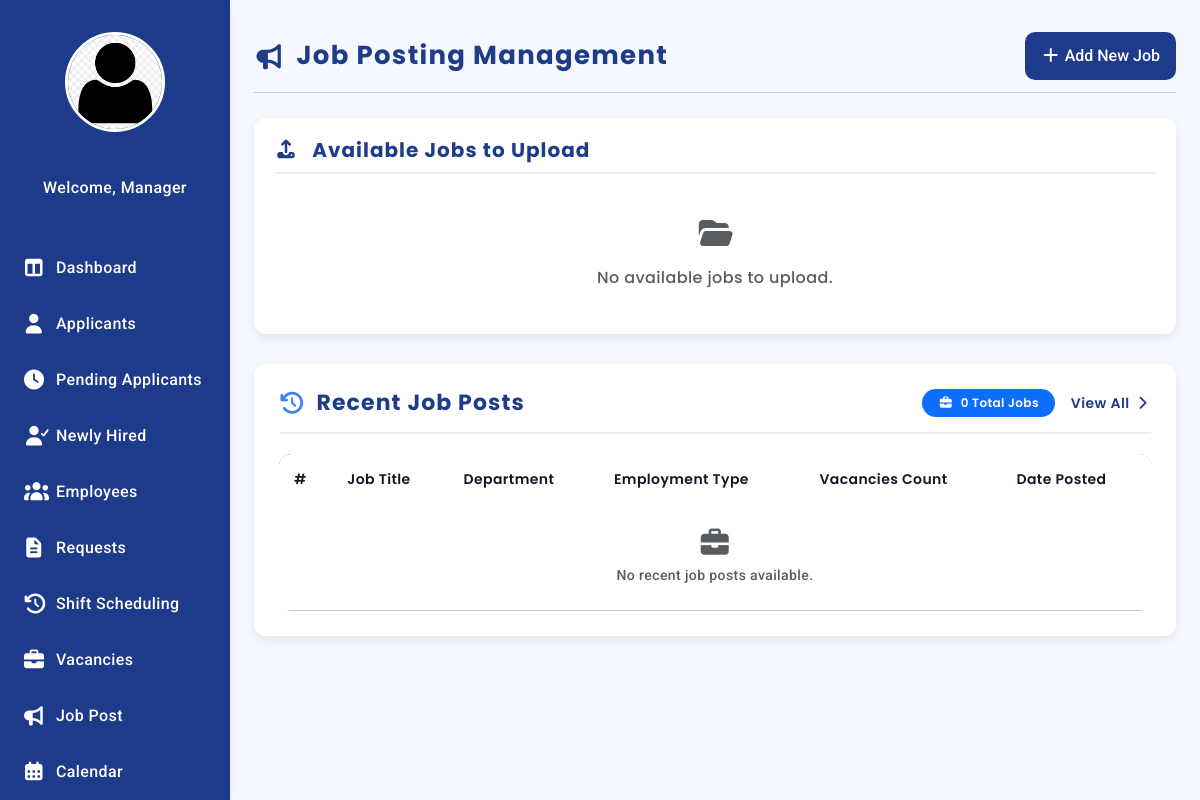
The app's page /Manager-JobPosting.php, older data.
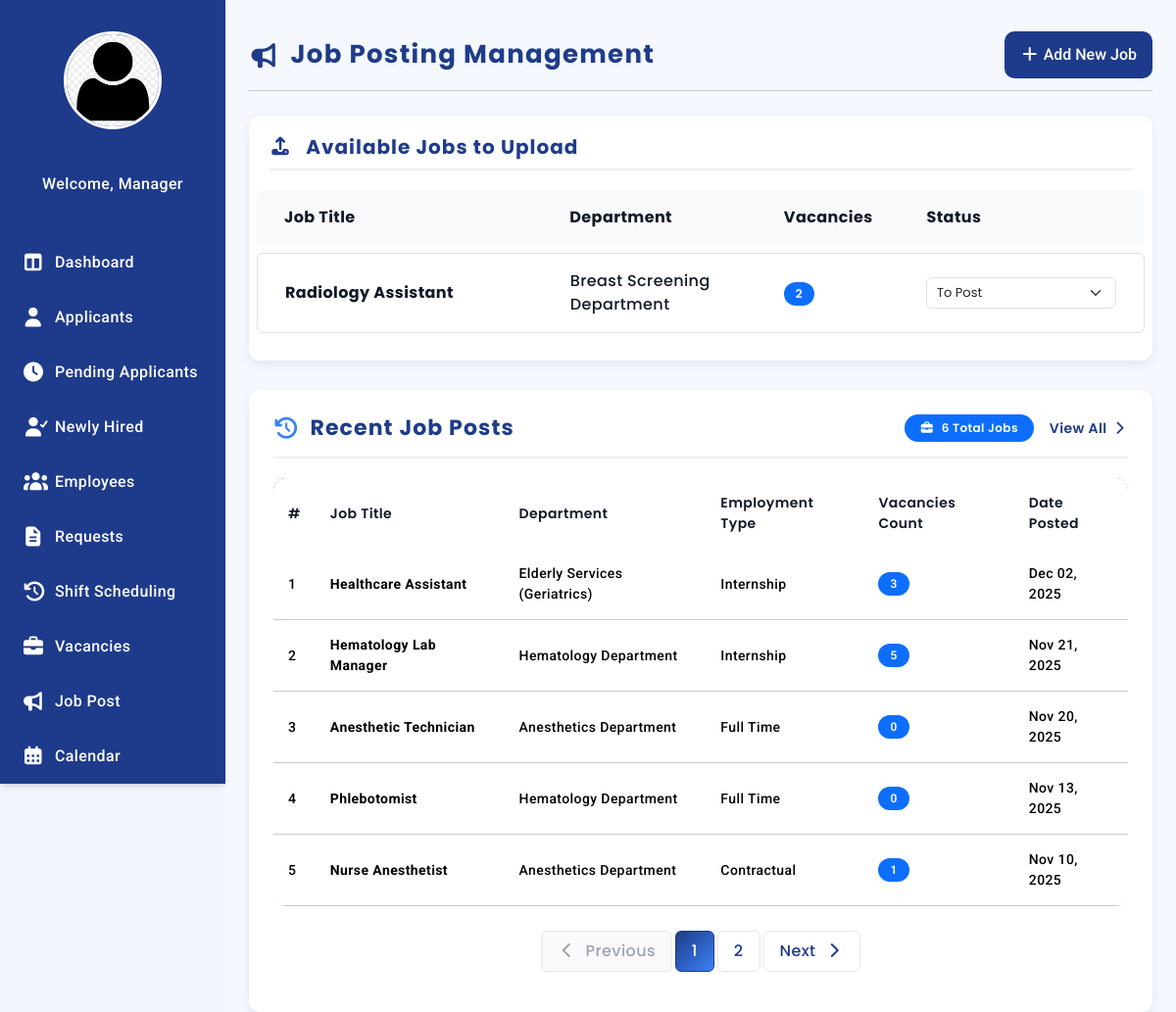
The same page, newer data.
### tables this page shows
CREATE TABLE `vacancies` (
  `id` int(11) NOT NULL,
  `department_id` int(11) NOT NULL,
  `position_id` int(11) NOT NULL,
  `employment_type_id` int(11) NOT NULL,
  `vacancy_count` int(11) NOT NULL,
  `status` varchar(255) NOT NULL DEFAULT 'To Post',
  `posted_by` varchar(255) NOT NULL,
  `created_at` timestamp NOT NULL DEFAULT current_timestamp()
);

CREATE TABLE `position` (
  `positionID` int(11) NOT NULL,
  `departmentID` int(11) NOT NULL,
  `emtypeID` int(11) DEFAULT NULL,
  `position_title` varchar(150) NOT NULL
);

CREATE TABLE `department` (
  `deptID` int(11) NOT NULL,
  `deptName` varchar(100) NOT NULL
);

CREATE TABLE `job_posting` (
  `jobID` int(11) NOT NULL,
  `job_title` varchar(150) NOT NULL,
  `job_description` text NOT NULL,
  `department` int(11) NOT NULL,
  `qualification` varchar(255) DEFAULT NULL,
  `educational_level` varchar(100) DEFAULT NULL,
  `skills` text DEFAULT NULL,
  `expected_salary` varchar(50) DEFAULT NULL,
  `experience_years` int(11) DEFAULT NULL,
  `employment_type` int(11) DEFAULT NULL,
  `location` varchar(100) DEFAULT NULL,
  `vacancies` int(11) DEFAULT NULL,
  `date_posted` date DEFAULT NULL,
  `closing_date` date DEFAULT NULL
);

CREATE TABLE `employment_type` (
  `emtypeID` int(11) NOT NULL,
  `typeName` varchar(50) NOT NULL
);

### Manager-JobPosting.php (the view, shortened to what the rows shown need)
<?php
require 'admin/db.connect.php';
$vacancies = [];
$vacQuery = "
SELECT v.id, d.deptName, p.position_title, et.typeName AS employment_type, v.vacancy_count, v.status
FROM vacancies v
JOIN department d ON v.department_id=d.deptID
JOIN position p ON v.position_id=p.positionID
JOIN employment_type et ON v.employment_type_id=et.emtypeID
WHERE v.status='To Post'
ORDER BY v.created_at DESC
";
$result = $conn->query($vacQuery);
if ($result && $result->num_rows > 0) {
    while ($row = $result->fetch_assoc())
        $vacancies[] = $row;
}
$limit = 5;
$page = isset($_GET['page']) ? (int) $_GET['page'] : 1;
$start = ($page - 1) * $limit;
$recentQuery = "
SELECT
    j.jobID,
    j.job_title,
    j.vacancies,
    j.date_posted,
    j.closing_date,
    d.deptName,
    et.typeName AS employment_type,
    (
        SELECT COUNT(*)
        FROM applications a
        WHERE a.jobID = j.jobID
        AND a.status = 'Hired'
    ) AS hired_count
FROM job_posting j
JOIN department d ON j.department=d.deptID
JOIN employment_type et ON j.employment_type=et.emtypeID
ORDER BY j.date_posted DESC
LIMIT $start, $limit
";
$res = $conn->query($recentQuery);
$recentJobs = [];
if ($res && $res->num_rows > 0) {
    while ($row = $res->fetch_assoc()) {
        $row['remaining_vacancies'] = $row['vacancies'] - $row['hired_count'];
        $recentJobs[] = $row;
    }
}
?>
<!DOCTYPE html>
<html lang="en">
<head>
    <link href="https://cdn.jsdelivr.net/npm/bootstrap@5.3.3/dist/css/bootstrap.min.css" rel="stylesheet">
    <link href="https://cdn.jsdelivr.net/npm/bootstrap-icons@1.11.1/font/bootstrap-icons.css" rel="stylesheet">
    <link rel="stylesheet" href="https://cdnjs.cloudflare.com/ajax/libs/font-awesome/7.0.1/css/all.min.css">
    <link rel="stylesheet" href="manager-sidebar.css">
</head>
<body>
    <main class="job-postings-container">
        <div class="main-content-header">
            <h2><i class="fa-solid fa-bullhorn"></i> Job Posting Management</h2>
        </div>
        <div class="available-jobs">
            <?php if (!empty($vacancies)): ?>
                <?php foreach ($vacancies as $job): ?>
                    <div class="row align-items-center p-3 rounded mb-2 border">
                        <div class="col-4">
                            <strong><?= htmlspecialchars($job['position_title']); ?></strong>
                        </div>
                        <div class="col-3"><?= htmlspecialchars($job['deptName']); ?></div>
                        <div class="col-2">
                            <span class="badge bg-primary"><?= htmlspecialchars($job['vacancy_count']); ?></span>
                        </div>
                        <div class="col-3">
                            <select class="form-select status-dropdown" data-id="<?= (int) $job['id']; ?>">
                                <option value="To Post" <?= ($job['status'] == 'To Post') ? 'selected' : ''; ?>>To Post</option>
                            </select>
                        </div>
                    </div>
                <?php endforeach; endif; ?>
        </div>
        <div class="dashboard-section">
            <div class="section-header">
                <h2 class="section-title">
                    <i class="fa-solid fa-clock-rotate-left"></i> Recent Job Posts
                </h2>
            </div>
            <div class="table-container">
                <table class="table table-hover mb-0">
                    <thead>
                        <tr>
                            <th>#</th>
                            <th>Job Title</th>
                            <th>Department</th>
                            <th>Employment Type</th>
                            <th>Vacancies Count</th>
                            <th>Date Posted</th>
                        </tr>
                    </thead>
                    <tbody>
                        <?php if (!empty($recentJobs)): ?>
                            <?php
                            $startNumber = ($page - 1) * $limit + 1;
                            foreach ($recentJobs as $index => $job):
                            ?>
                                <tr>
                                    <td><?= $startNumber + $index ?></td>
                                    <td><strong><?= htmlspecialchars($job['job_title']); ?></strong></td>
                                    <td><?= htmlspecialchars($job['deptName']); ?></td>
                                    <td><?= htmlspecialchars($job['employment_type']); ?></td>
                                    <td>
                                        <span class="badge bg-primary">
                                            <?= $job['remaining_vacancies']; ?>
                                        </span>
                                    </td>
                                    <td><?= date('M d, Y', strtotime($job['date_posted'])); ?></td>
                                </tr>
                            <?php endforeach; ?>
                        <?php endif; ?>
                    </tbody>
                </table>
            </div>
        </div>
    </main>
</body>
</html>

Row changes from the older to the newer data that the page shows:
added vacancies: position.position_title "Radiology Assistant", department.deptName "Breast Screening Department", vacancy_count "2", status+id "To Post"
added job_posting: index "1", job_title "Healthcare Assistant", department.deptName "Elderly Services (Geriatrics)", employment_type.typeName "Internship", vacancies "3", date_posted "Dec 02, 2025"
added job_posting: index "2", job_title "Hematology Lab Manager", department.deptName "Hematology Department", employment_type.typeName "Internship", vacancies "5", date_posted "Nov 21, 2025"
added job_posting: index "3", job_title "Anesthetic Technician", department.deptName "Anesthetics Department", employment_type.typeName "Full Time", vacancies "0", date_posted "Nov 20, 2025"
added job_posting: index "4", job_title "Phlebotomist", department.deptName "Hematology Department", employment_type.typeName "Full Time", vacancies "0", date_posted "Nov 13, 2025"
added job_posting: index "5", job_title "Nurse Anesthetist", department.deptName "Anesthetics Department", employment_type.typeName "Contractual", vacancies "1", date_posted "Nov 10, 2025"
Text that changed along with them:
$totalRows: "0" → "6"
text no longer shown: "No available jobs to upload. No recent job posts available."
text now shown: "Job Title Department Vacancies Status Previous Next"
new list line: "1"
new list line: "2"
